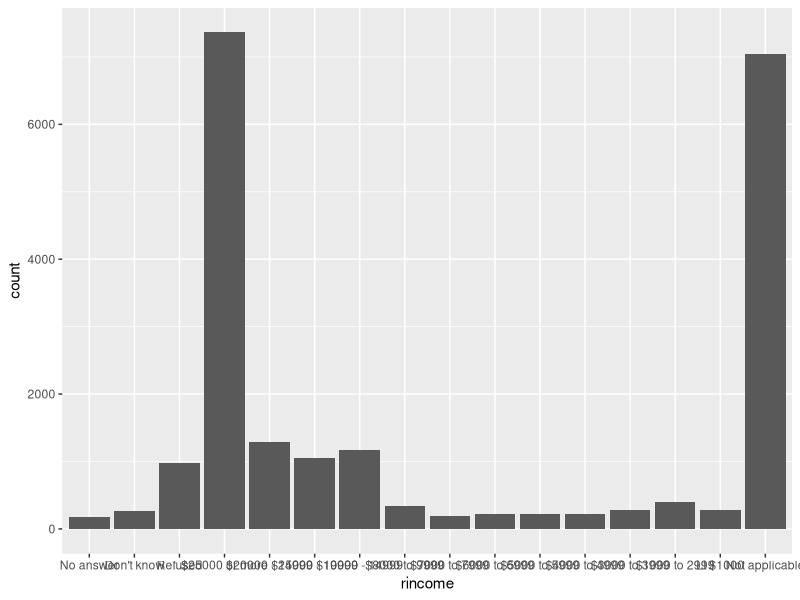
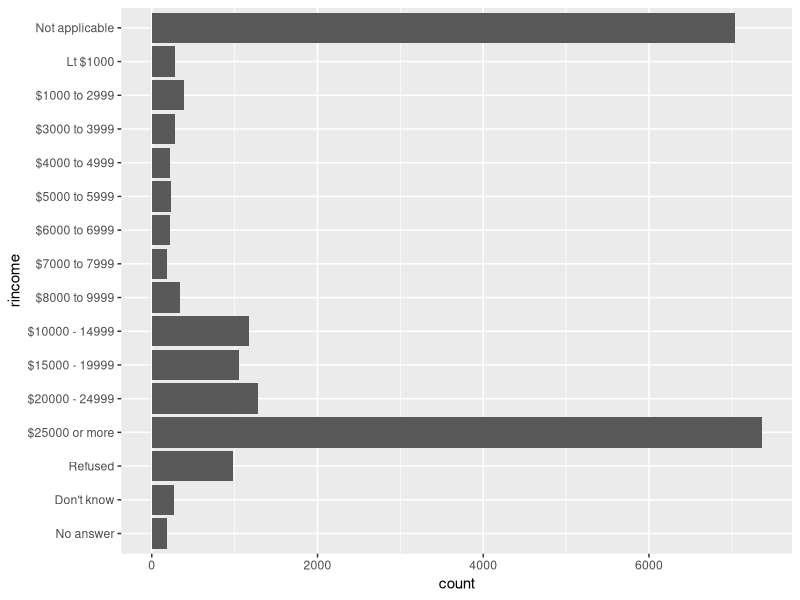
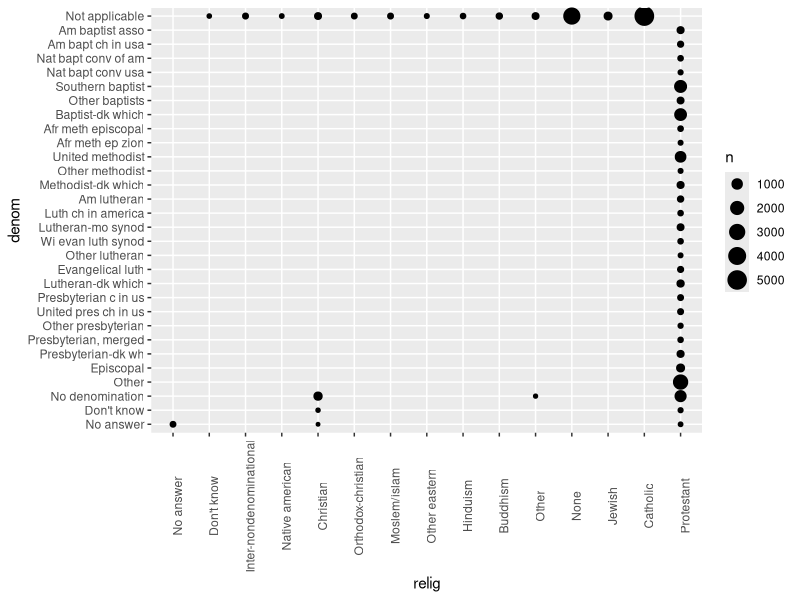
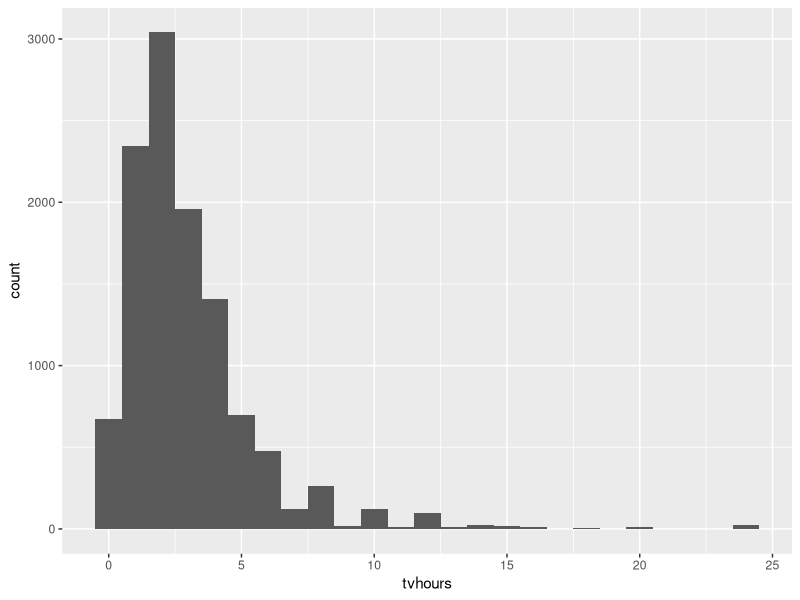
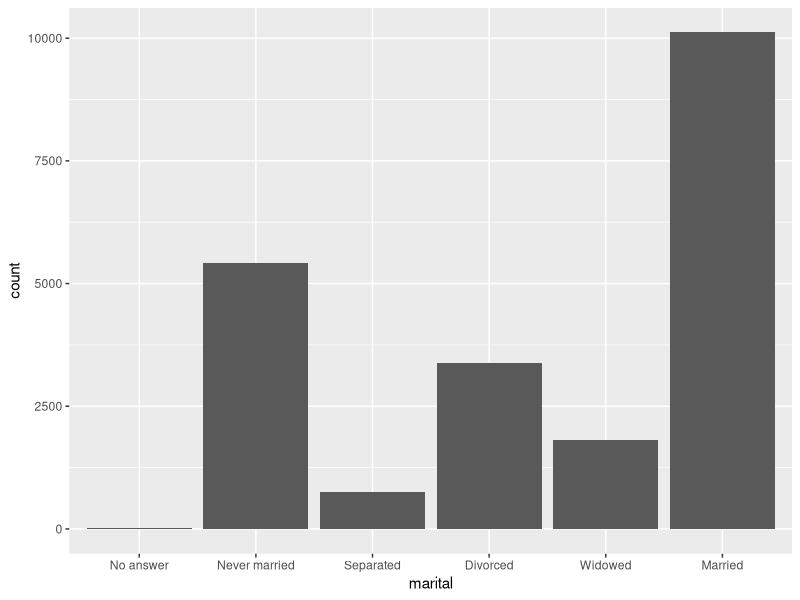
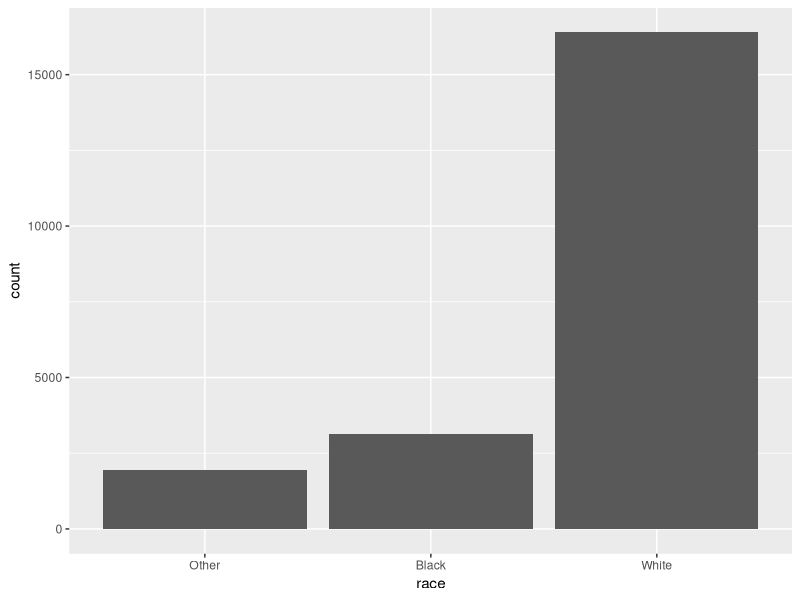
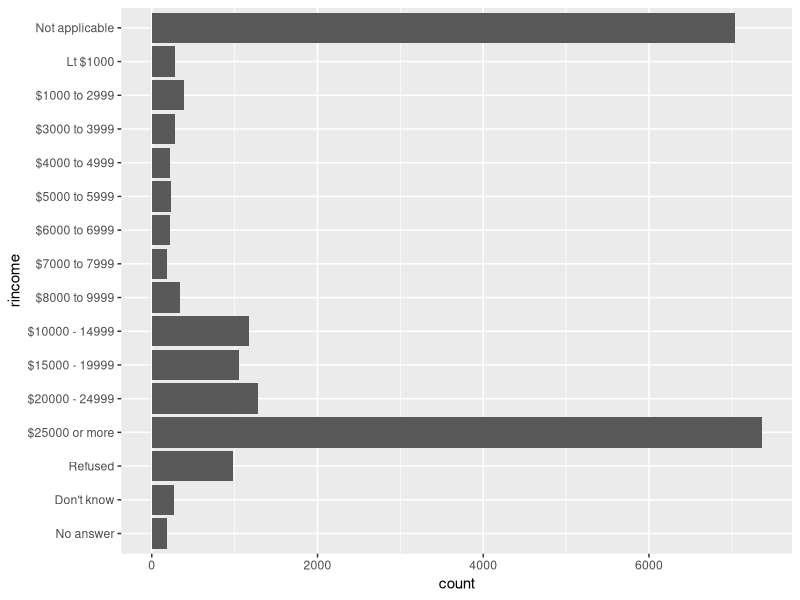
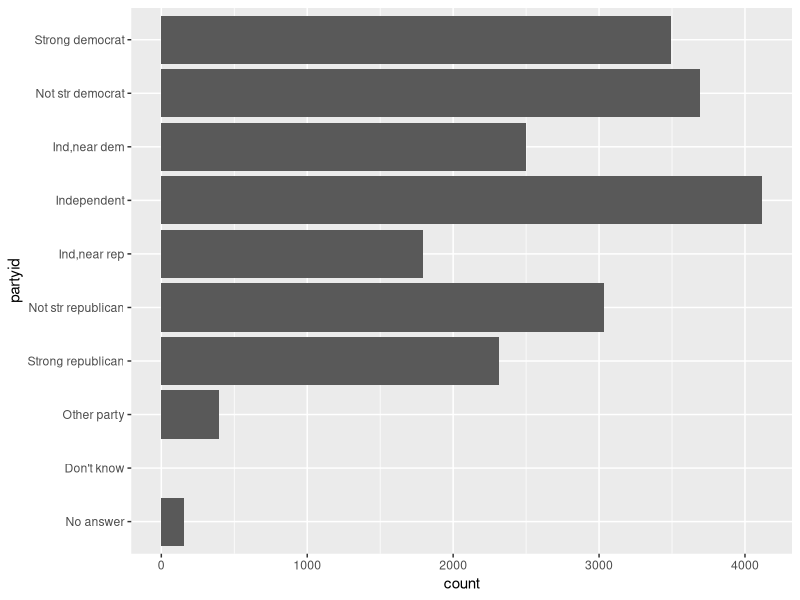

Write R code to recreate these figures, in order.
## ---- chunk 1
knitr::opts_chunk$set(echo = TRUE)
## ---- chunk 2
library(tidyverse)
## ---- chunk 3
ggplot(gss_cat, aes(rincome)) +
  geom_bar()
## ---- chunk 4
ggplot(gss_cat, aes(rincome)) +
  geom_bar() +
  coord_flip()
## ---- chunk 5
gss_cat %>%
  count(relig) %>%
  arrange(desc(n)) %>%
  head(1)
## ---- chunk 6
gss_cat %>%
  count(partyid) %>%
  arrange(desc(n)) %>%
  head(1)
## ---- chunk 7
levels(gss_cat$denom)
## ---- chunk 8
gss_cat %>%
  count(relig, denom) %>%
  ggplot(aes(x = relig, y = denom, size = n)) +
  geom_point() +
  theme(axis.text.x = element_text(angle = 90))
## ---- chunk 9
summary(gss_cat$tvhours)

gss_cat %>%
  filter(!is.na(tvhours)) %>%
  ggplot(aes(x = tvhours)) +
  geom_histogram(binwidth = 1)
## ---- chunk 10
keep(gss_cat, is.factor) %>% 
  names()
## ---- chunk 11
levels(gss_cat$marital)

ggplot(gss_cat, aes(marital)) +
  geom_bar()
## ---- chunk 12
levels(gss_cat$race)

ggplot(gss_cat, aes(race)) +
  geom_bar()
## ---- chunk 13
levels(gss_cat$rincome)

ggplot(gss_cat, aes(rincome)) +
  geom_bar() +
  coord_flip()
## ---- chunk 14
levels(gss_cat$partyid)

ggplot(gss_cat, aes(partyid)) +
  geom_bar() +
  coord_flip()
## ---- chunk 15
levels(gss_cat$relig)

ggplot(gss_cat, aes(relig)) +
  geom_bar() +
  coord_flip()
## ---- chunk 16
levels(gss_cat$denom)

ggplot(gss_cat, aes(denom)) +
  geom_bar() +
  coord_flip()
